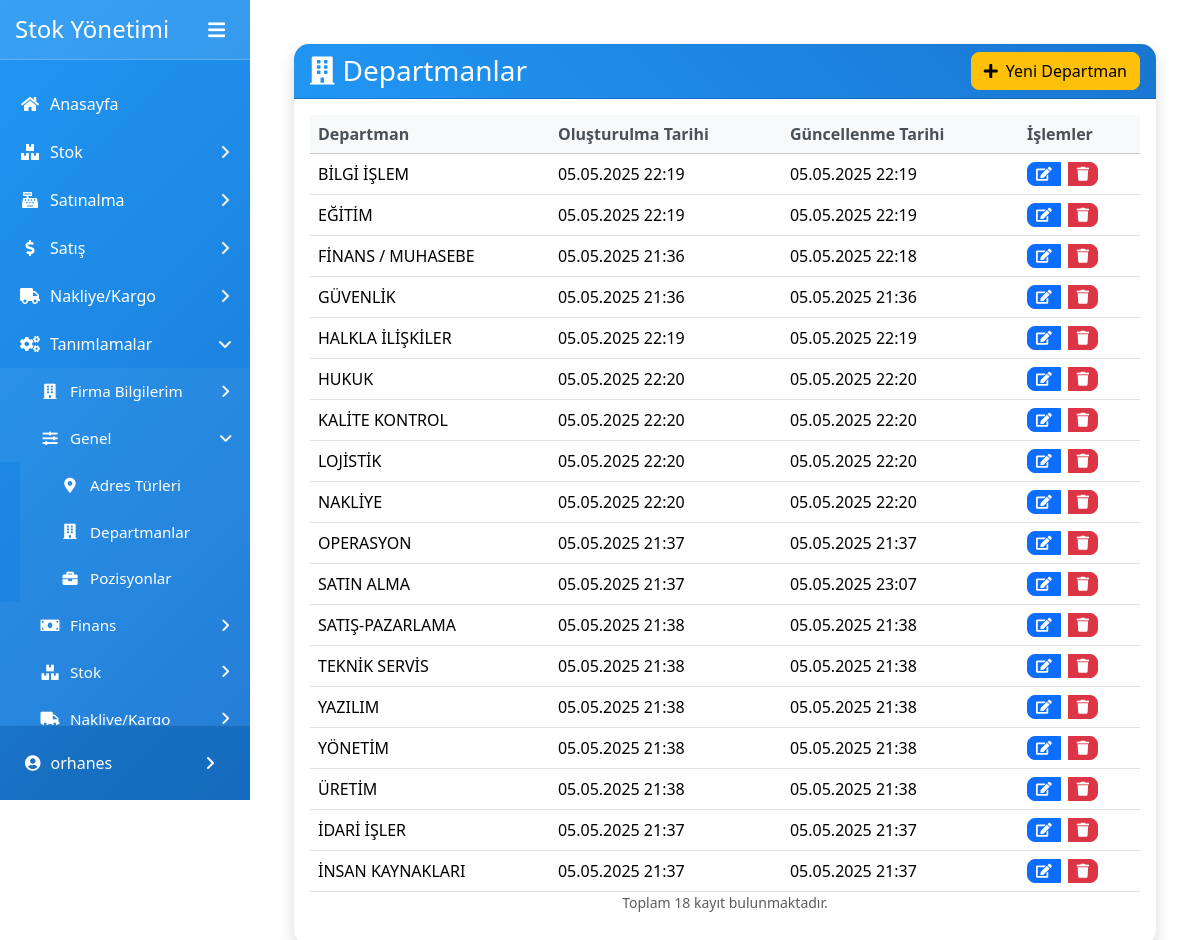
The app's page /common/departments/ (signed in) with its own data.
### common/models.py (models this page shows, shortened)
class Department(models.Model):
    name = models.CharField(max_length=200, verbose_name='Departman Adı')
    is_deleted = models.BooleanField(default=False, verbose_name='Silindi')
    created_at = models.DateTimeField(auto_now_add=True, verbose_name='Oluşturulma Tarihi')
    updated_at = models.DateTimeField(auto_now=True, verbose_name='Güncellenme Tarihi')
    class Meta:
        verbose_name = 'Departman'
        verbose_name_plural = 'Departmanlar'
        ordering = ['name']

### common/views.py (the view)
# urls.py: path('departments/', views.department_list, name='department_list'),
@login_required
def department_list(request):
    departments = Department.objects.filter(is_deleted=False)
    paginator = Paginator(departments, 20)
    page = request.GET.get('page')
    try:
        departments = paginator.page(page)
    except PageNotAnInteger:
        departments = paginator.page(1)
    except EmptyPage:
        departments = paginator.page(paginator.num_pages)
    return render(request, 'common/department_list.html', {'departments': departments})

### common/context_processors.py (called while the page is built)
def company_info(request):
    try:
        company = Company.objects.get(is_active=True)
    except Company.DoesNotExist:
        company = None
    return {'common': {'company': company}}

### common/templates/common/department_list.html (shortened to what this page needs)
{% extends "base.html" %}
{% load static %}
{% load widget_tweaks %}
{% block content %}
<div class="container-fluid mt-4 animate__animated animate__fadeIn">
    <div class="card shadow">
        <div class="card-header bg-gradient-primary text-white d-flex justify-content-between align-items-center">
            <h3 class="mb-0">
                <i class="fas fa-building me-2"></i>Departmanlar
            </h3>
            <a class="btn btn-warning" href="{% url 'department_create' %}">
                <i class="fas fa-plus me-2"></i>Yeni Departman
            </a>
        </div>
        <div class="card-body">
            {% if departments %}
            <div class="table-responsive">
                <table class="table table-hover">
                    <thead class="table-light">
                        <tr>
                            <th>Departman</th>
                            <th>Oluşturulma Tarihi</th>
                            <th>Güncellenme Tarihi</th>
                            <th>İşlemler</th>
                        </tr>
                    </thead>
                    <tbody>
                        {% for department in departments %}
                        <tr>
                            <td>{{ department.name }}</td>
                            <td>{{ department.created_at|date:"d.m.Y H:i" }}</td>
                            <td>{{ department.updated_at|date:"d.m.Y H:i" }}</td>
                            <td>
                                <div class="btn-group">
                                    <a href="{% url 'department_edit' department.pk %}" class="btn btn-sm btn-primary me-2" title="Düzenle">
                                        <i class="fas fa-edit"></i>
                                    </a>
                                    <button type="button" class="btn btn-sm btn-danger delete-btn"
                                            data-id="{{ department.pk }}"
                                            data-name="{{ department.name }}"
                                            title="Sil">
                                        <i class="fas fa-trash"></i>
                                    </button>
                                </div>
                            </td>
                        </tr>
                        {% endfor %}
                    </tbody>
                </table>
            </div>
            <div class="text-center text-muted mb-3">
                <small>Toplam {{ departments.paginator.count }} kayıt bulunmaktadır.</small>
            </div>
            {% endif %}
        </div>
    </div>
</div>
{% block extra_css %}
<link rel="stylesheet" href="https://cdnjs.cloudflare.com/ajax/libs/animate.css/4.1.1/animate.min.css">
<link rel="stylesheet" href="https://cdnjs.cloudflare.com/ajax/libs/font-awesome/5.15.4/css/all.min.css">
<link rel="stylesheet" href="https://cdn.jsdelivr.net/npm/sweetalert2@11.7.32/dist/sweetalert2.min.css">
{% endblock %}
{% endblock content %}

### homepage/templates/base.html (shortened to what this page needs)
{% load static %}
{% load bootstrap5 %}
{% bootstrap_css %}
<!DOCTYPE html>
<html lang="tr">
<head>
    <link href="https://cdn.jsdelivr.net/npm/bootstrap@5.3.2/dist/css/bootstrap.min.css" rel="stylesheet">
    <link rel="stylesheet" href="https://cdnjs.cloudflare.com/ajax/libs/font-awesome/6.5.1/css/all.min.css">
    <link rel="stylesheet" type="text/css" href="{% static 'css/main.css' %}">
    <link rel="stylesheet" type="text/css" href="{% static 'css/sidebar.css' %}">
    <link rel="stylesheet" type="text/css" href="{% static 'css/dialogbox.css' %}">
    <link rel="stylesheet" type="text/css" href="{% static 'css/print.css' %}">
</head>
<body>
    <div class="wrapper">
        {% if user.is_authenticated %}
        <nav id="sidebar">
            <div class="sidebar-header">
                <h3>Stok Yönetimi</h3>
                <button type="button" id="sidebarCollapse" class="btn">
                    <i class="fas fa-bars"></i>
                </button>
            </div>
            <ul class="list-unstyled components">
                <li>
                    <a href="{% url 'home' %}" class="sidebar-link">
                        <i class="fas fa-home"></i>
                        <span>Anasayfa</span>
                    </a>
                </li>
                <li>
                    <a href="#stockSubmenu" data-bs-toggle="collapse" class="dropdown-toggle">
                        <i class="fas fa-boxes"></i>
                        <span>Stok</span>
                    </a>
                </li>
                <li>
                    <a href="#purchaseSubmenu" data-bs-toggle="collapse" class="dropdown-toggle">
                        <i class="fas fa-cash-register"></i>
                        <span>Satınalma</span>
                    </a>
                </li>
                <li>
                    <a href="#saleSubmenu" data-bs-toggle="collapse" class="dropdown-toggle">
                        <i class="fas fa-dollar-sign"></i>
                        <span>Satış</span>
                    </a>
                </li>
                <li>
                    <a href="#deliverySubmenu" data-bs-toggle="collapse" class="dropdown-toggle">
                        <i class="fas fa-truck"></i>
                        <span>Nakliye/Kargo</span>
                    </a>
                </li>
                <li>
                    <a href="#commonSubmenu" data-bs-toggle="collapse" class="dropdown-toggle">
                        <i class="fas fa-cogs"></i>
                        <span>Tanımlamalar</span>
                    </a>
                    <ul class="collapse list-unstyled" id="commonSubmenu">
                        <li>
                            <a href="#companySubmenu" data-bs-toggle="collapse" class="dropdown-toggle">
                                <i class="fas fa-building"></i>
                                <span>Firma Bilgilerim</span>
                            </a>
                        </li>
                        <li>
                            <a href="#generalSubmenu" data-bs-toggle="collapse" class="dropdown-toggle">
                                <i class="fas fa-sliders"></i>
                                <span>Genel</span>
                            </a>
                            <ul class="collapse list-unstyled" id="generalSubmenu">
                                <li>
                                    <a href="{% url 'address_type_list' %}">
                                        <i class="fas fa-map-marker-alt"></i>
                                        <span>Adres Türleri</span>
                                    </a>
                                </li>
                                <li>
                                    <a href="{% url 'department_list' %}">
                                        <i class="fas fa-building"></i>
                                        <span>Departmanlar</span>
                                    </a>
                                </li>
                                <li>
                                    <a href="{% url 'position_list' %}">
                                        <i class="fas fa-briefcase"></i>
                                        <span>Pozisyonlar</span>
                                    </a>
                                </li>
                            </ul>
                        </li>
                        <li>
                            <a href="#financeSubmenu" data-bs-toggle="collapse" class="dropdown-toggle">
                                <i class="fas fa-money-bill"></i>
                                <span>Finans</span>
                            </a>
                        </li>
                        <li>
                            <a href="#inventorySubmenu" data-bs-toggle="collapse" class="dropdown-toggle">
                                <i class="fas fa-boxes"></i>
                                <span>Stok</span>
                            </a>
                        </li>
                        <li>
                            <a href="#deliverySubmenu" data-bs-toggle="collapse" class="dropdown-toggle">
                                <i class="fas fa-truck"></i>
                                <span>Nakliye/Kargo</span>
                            </a>
                        </li>
                    </ul>
                </li>
            </ul>
            <div class="sidebar-footer">
                <a href="#userSubmenu" data-bs-toggle="collapse" class="dropdown-toggle">
                    <i class="fas fa-user-circle"></i>
                    <span>{{ request.user.username }}</span>
                </a>
            </div>
        </nav>
        <div id="content">
            <div class="container-fluid">
                {% block content %}{% endblock content %}
            </div>
        </div>
        {% endif %}
    </div>
</body>
</html>

### homepage/static/css/main.css (style rules this page uses)
body, html { height: 100%; }
a { color: #55b159; }
ol, li { color: white; }
h1, h2, h3, h4, h5, h6 { color: #ffffff; }
ul { margin: 0; }

### homepage/static/css/sidebar.css (style rules this page uses)
.wrapper { display: flex; width: 100%; align-items: stretch; }
#sidebar { min-width: 250px; max-width: 250px; background: linear-gradient(135deg, #2196F3, #1976D2); color: #fff; transition: all 0.3s; position: fixed; height: 100vh; z-index: 1000; display: flex; flex-direction: column; }
#sidebar .sidebar-header { padding: 15px; background: rgba(255, 255, 255, 0.1); border-bottom: 1px solid rgba(255, 255, 255, 0.2); display: flex; justify-content: space-between; align-items: center; }
#sidebar .sidebar-header h3 { margin: 0; color: #fff; font-size: 1.5rem; }
#sidebar ul.components { padding: 20px 0; flex-grow: 1; overflow-y: auto; }
#sidebar ul li a { padding: 12px 20px; font-size: 1rem; display: flex; align-items: center; color: #fff; text-decoration: none; transition: all 0.3s; position: relative; }
#sidebar ul li a i { margin-right: 10px; width: 20px; text-align: center; }
#sidebar .dropdown-toggle { position: relative; }
#sidebar .dropdown-toggle::after { content: '\f105'; font-family: 'Font Awesome 6 Free'; font-weight: 900; position: absolute; right: 20px; top: 50%; transform: translateY(-50%); transition: transform 0.3s; border: none; line-height: 1; }
#sidebar .dropdown-toggle.active::after { transform: translateY(-50%) rotate(90deg); }
#sidebar ul ul a { padding-left: 40px !important; background: rgba(255, 255, 255, 0.05); font-size: 0.95rem; }
.sidebar-footer { padding: 15px; background: rgba(0, 0, 0, 0.1); border-top: 1px solid rgba(255, 255, 255, 0.1); }
.sidebar-footer a { color: #fff; text-decoration: none; display: flex; align-items: center; padding: 10px; transition: all 0.3s; }
.sidebar-footer i { margin-right: 10px; }
#content { width: 100%; padding: 20px; min-height: 100vh; transition: all 0.3s; margin-left: 250px; }
#sidebarCollapse { background: transparent; border: none; color: #fff; padding: 5px 10px; font-size: 1.2rem; transition: all 0.3s; }

### homepage/templates/base.html (style rules this page uses)
.list-unstyled { padding-left: 0; }
#commonSubmenu .list-unstyled { padding-left: 20px; }

### common/templates/common/department_list.html (style rules this page uses)
.card { border-radius: 15px; border: none; transition: transform 0.3s ease; }
.card-header { border-radius: 15px 15px 0 0 !important; }
.bg-gradient-primary { background: linear-gradient(45deg, #2196F3, #1976D2); }
.table { margin-bottom: 0; }
.table th { font-weight: 600; color: #495057; border-top: none; }
.table td { vertical-align: middle; }
.btn { border-radius: 8px; font-weight: 500; transition: all 0.3s ease; }
.btn-sm { padding: 0.25rem 0.5rem; font-size: 0.875rem; }

### records on screen
Department: name "BİLGİ İŞLEM", created_at "05.05.2025 22:19", updated_at "05.05.2025 22:19"
Department: name "EĞİTİM", created_at "05.05.2025 22:19", updated_at "05.05.2025 22:19"
Department: name "FİNANS / MUHASEBE", created_at "05.05.2025 21:36", updated_at "05.05.2025 22:18"
Department: name "GÜVENLİK", created_at "05.05.2025 21:36", updated_at "05.05.2025 21:36"
Department: name "HALKLA İLİŞKİLER", created_at "05.05.2025 22:19", updated_at "05.05.2025 22:19"
Department: name "HUKUK", created_at "05.05.2025 22:20", updated_at "05.05.2025 22:20"
Department: name "KALİTE KONTROL", created_at "05.05.2025 22:20", updated_at "05.05.2025 22:20"
Department: name "LOJİSTİK", created_at "05.05.2025 22:20", updated_at "05.05.2025 22:20"
Department: name "NAKLİYE", created_at "05.05.2025 22:20", updated_at "05.05.2025 22:20"
Department: name "OPERASYON", created_at "05.05.2025 21:37", updated_at "05.05.2025 21:37"
Department: name "SATIN ALMA", created_at "05.05.2025 21:37", updated_at "05.05.2025 23:07"
Department: name "SATIŞ-PAZARLAMA", created_at "05.05.2025 21:38", updated_at "05.05.2025 21:38"
Department: name "TEKNİK SERVİS", created_at "05.05.2025 21:38", updated_at "05.05.2025 21:38"
Department: name "YAZILIM", created_at "05.05.2025 21:38", updated_at "05.05.2025 21:38"
Department: name "YÖNETİM", created_at "05.05.2025 21:38", updated_at "05.05.2025 21:38"
Department: name "ÜRETİM", created_at "05.05.2025 21:38", updated_at "05.05.2025 21:38"
Department: name "İDARİ İŞLER", created_at "05.05.2025 21:37", updated_at "05.05.2025 21:37"
Department: name "İNSAN KAYNAKLARI", created_at "05.05.2025 21:37", updated_at "05.05.2025 21:37"

### other values on screen
{{ request.user.username }} "orhanes"
{{ departments.paginator.count }} "18"
